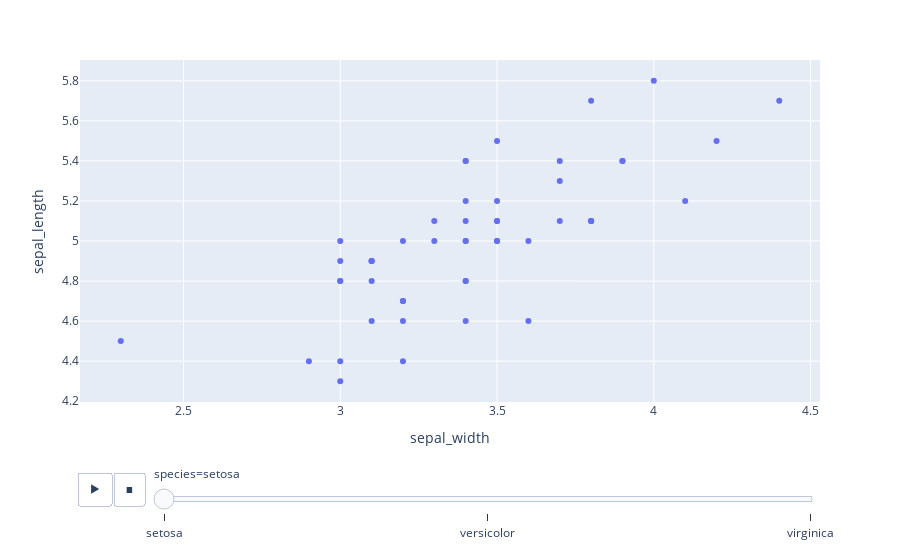

The notebook cell saved with this chart:
### Markdown cell above
## 69-3. Dropdown Menus

### Code cell
fig = px.scatter(df, x="sepal_width", y="sepal_length", animation_frame="species")
fig.show()

### Figure 1 — Plotly figure (JSON) as saved in the notebook; plotly's stock layout.template omitted (floating-point values rounded to 4 significant figures)
{"data": [{"hovertemplate": "species=setosa<br>sepal_width=%{x}<br>sepal_length=%{y}<extra></extra>", "legendgroup": "", "marker": {"color": "#636efa", "symbol": "circle"}, "mode": "markers", "name": "", "orientation": "v", "showlegend": false, "type": "scatter", "x": [3.5, 3.0, 3.2, 3.1, 3.6, 3.9, 3.4, 3.4, 2.9, 3.1, 3.7, 3.4, 3.0, 3.0, 4.0, 4.4, 3.9, 3.5, 3.8, 3.8, 3.4, 3.7, 3.6, 3.3, 3.4, 3.0, 3.4, 3.5, 3.4, 3.2, 3.1, 3.4, 4.1, 4.2, 3.1, 3.2, 3.5, 3.1, 3.0, 3.4, 3.5, 2.3, 3.2, 3.5, 3.8, 3.0, 3.8, 3.2, 3.7, 3.3], "xaxis": "x", "y": [5.1, 4.9, 4.7, 4.6, 5.0, 5.4, 4.6, 5.0, 4.4, 4.9, 5.4, 4.8, 4.8, 4.3, 5.8, 5.7, 5.4, 5.1, 5.7, 5.1, 5.4, 5.1, 4.6, 5.1, 4.8, 5.0, 5.0, 5.2, 5.2, 4.7, 4.8, 5.4, 5.2, 5.5, 4.9, 5.0, 5.5, 4.9, 4.4, 5.1, 5.0, 4.5, 4.4, 5.0, 5.1, 4.8, 5.1, 4.6, 5.3, 5.0], "yaxis": "y"}], "layout": {"legend": {"tracegroupgap": 0}, "margin": {"t": 60}, "sliders": [{"active": 0, "currentvalue": {"prefix": "species="}, "len": 0.9, "pad": {"b": 10, "t": 60}, "steps": [{"args": [["setosa"], {"frame": {"duration": 0, "redraw": false}, "fromcurrent": true, "mode": "immediate", "transition": {"duration": 0, "easing": "linear"}}], "label": "setosa", "method": "animate"}, {"args": [["versicolor"], {"frame": {"duration": 0, "redraw": false}, "fromcurrent": true, "mode": "immediate", "transition": {"duration": 0, "easing": "linear"}}], "label": "versicolor", "method": "animate"}, {"args": [["virginica"], {"frame": {"duration": 0, "redraw": false}, "fromcurrent": true, "mode": "immediate", "transition": {"duration": 0, "easing": "linear"}}], "label": "virginica", "method": "animate"}], "x": 0.1, "xanchor": "left", "y": 0, "yanchor": "top"}], "updatemenus": [{"buttons": [{"args": [null, {"frame": {"duration": 500, "redraw": false}, "fromcurrent": true, "mode": "immediate", "transition": {"duration": 500, "easing": "linear"}}], "label": "&#9654;", "method": "animate"}, {"args": [[null], {"frame": {"duration": 0, "redraw": false}, "fromcurrent": true, "mode": "immediate", "transition": {"duration": 0, "easing": "linear"}}], "label": "&#9724;", "method": "animate"}], "direction": "left", "pad": {"r": 10, "t": 70}, "showactive": false, "type": "buttons", "x": 0.1, "xanchor": "right", "y": 0, "yanchor": "top"}], "xaxis": {"anchor": "y", "domain": [0, 1], "title": {"text": "sepal_width"}}, "yaxis": {"anchor": "x", "domain": [0, 1], "title": {"text": "sepal_length"}}}}
